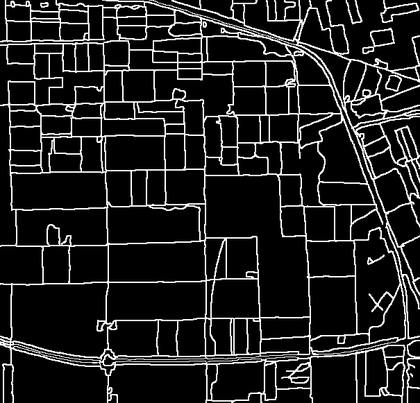
%> input picture Data/AIRSAR/RealEdg.bmp, 420 x 403 px, shrunk from 605 x 581 before the run; its folder holds 2 pictures in this run
$ octave Edge2Seg.m   (GNU Octave 9; MATLAB toolbox functions it lacks are replaced by stand-ins)
%> lines starting %> are read from the running program, lines starting %| are printed output that depends on the picture; in (x1, y1, x2, y2) boxes, pixels count from 0 and x2, y2 are one past the last pixel; in counts of white or black regions, pixels touching at a corner belong together; the program's own positions count from 1
clc
clear
close all;

dir = '.\Data\AIRSAR\';

img = imread(fullfile(dir, 'RealEdg.bmp'));
%> img is the input picture: size 403x420 uint8; min 0, max 255, mean 32.8
img = img(:,:,1);
[row, col] = size(img);
%> row = 403; col = 420

img(img==255)=1;
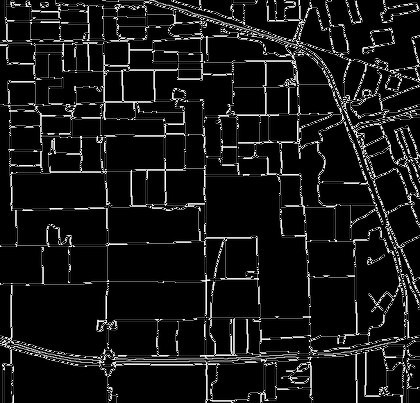
%> img: size 403x420 uint8; 4.4% of pixels changed, all inside (x1, y1, x2, y2) = (0, 0, 420, 403)
figure;imshow(img,[]);

bbb = abs(double(img) - ones(size(img)));

TrueSeg = bwlabeln(bbb, 8);
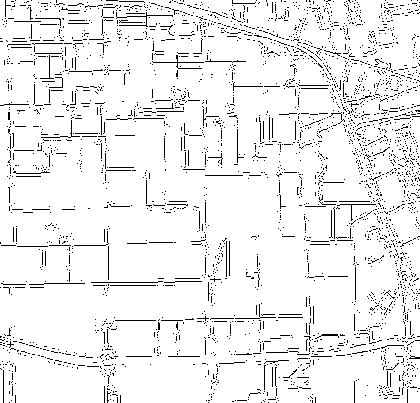
%> TrueSeg: size 403x420 double; values 0 (black) and 1 (white), 93.4% white; black in thin lines or dots
TrueSegOld = TrueSeg;

max(TrueSeg(:))
%> ans = 1
iter = 0;
while(1)

    iter = iter + 1;
    index = find(TrueSeg == 0);
    if length(index) == 0
        break;
    end
    for i = 1:row
        for j = 1:col
            if TrueSeg(i, j) == 0
                tmpLabel = TrueSeg(max(1, i-1):min(i+1, row),max(1,j-1): min(j+1, col));
                tmpLabel = tmpLabel(:);

                if all(tmpLabel == 0)
                    continue;
                else
                    tmpLabel(tmpLabel == 0) = [];
                    TrueSegOld(i, j) = mode(tmpLabel);
                end

            else
                continue;
            end
        end
    end
    TrueSeg = TrueSegOld;
end
%> after the loop, iter = 2; tmpLabel = [1; 1; 1; 1]


save(fullfile(dir, 'TrueSeg.mat'), 'TrueSeg');
